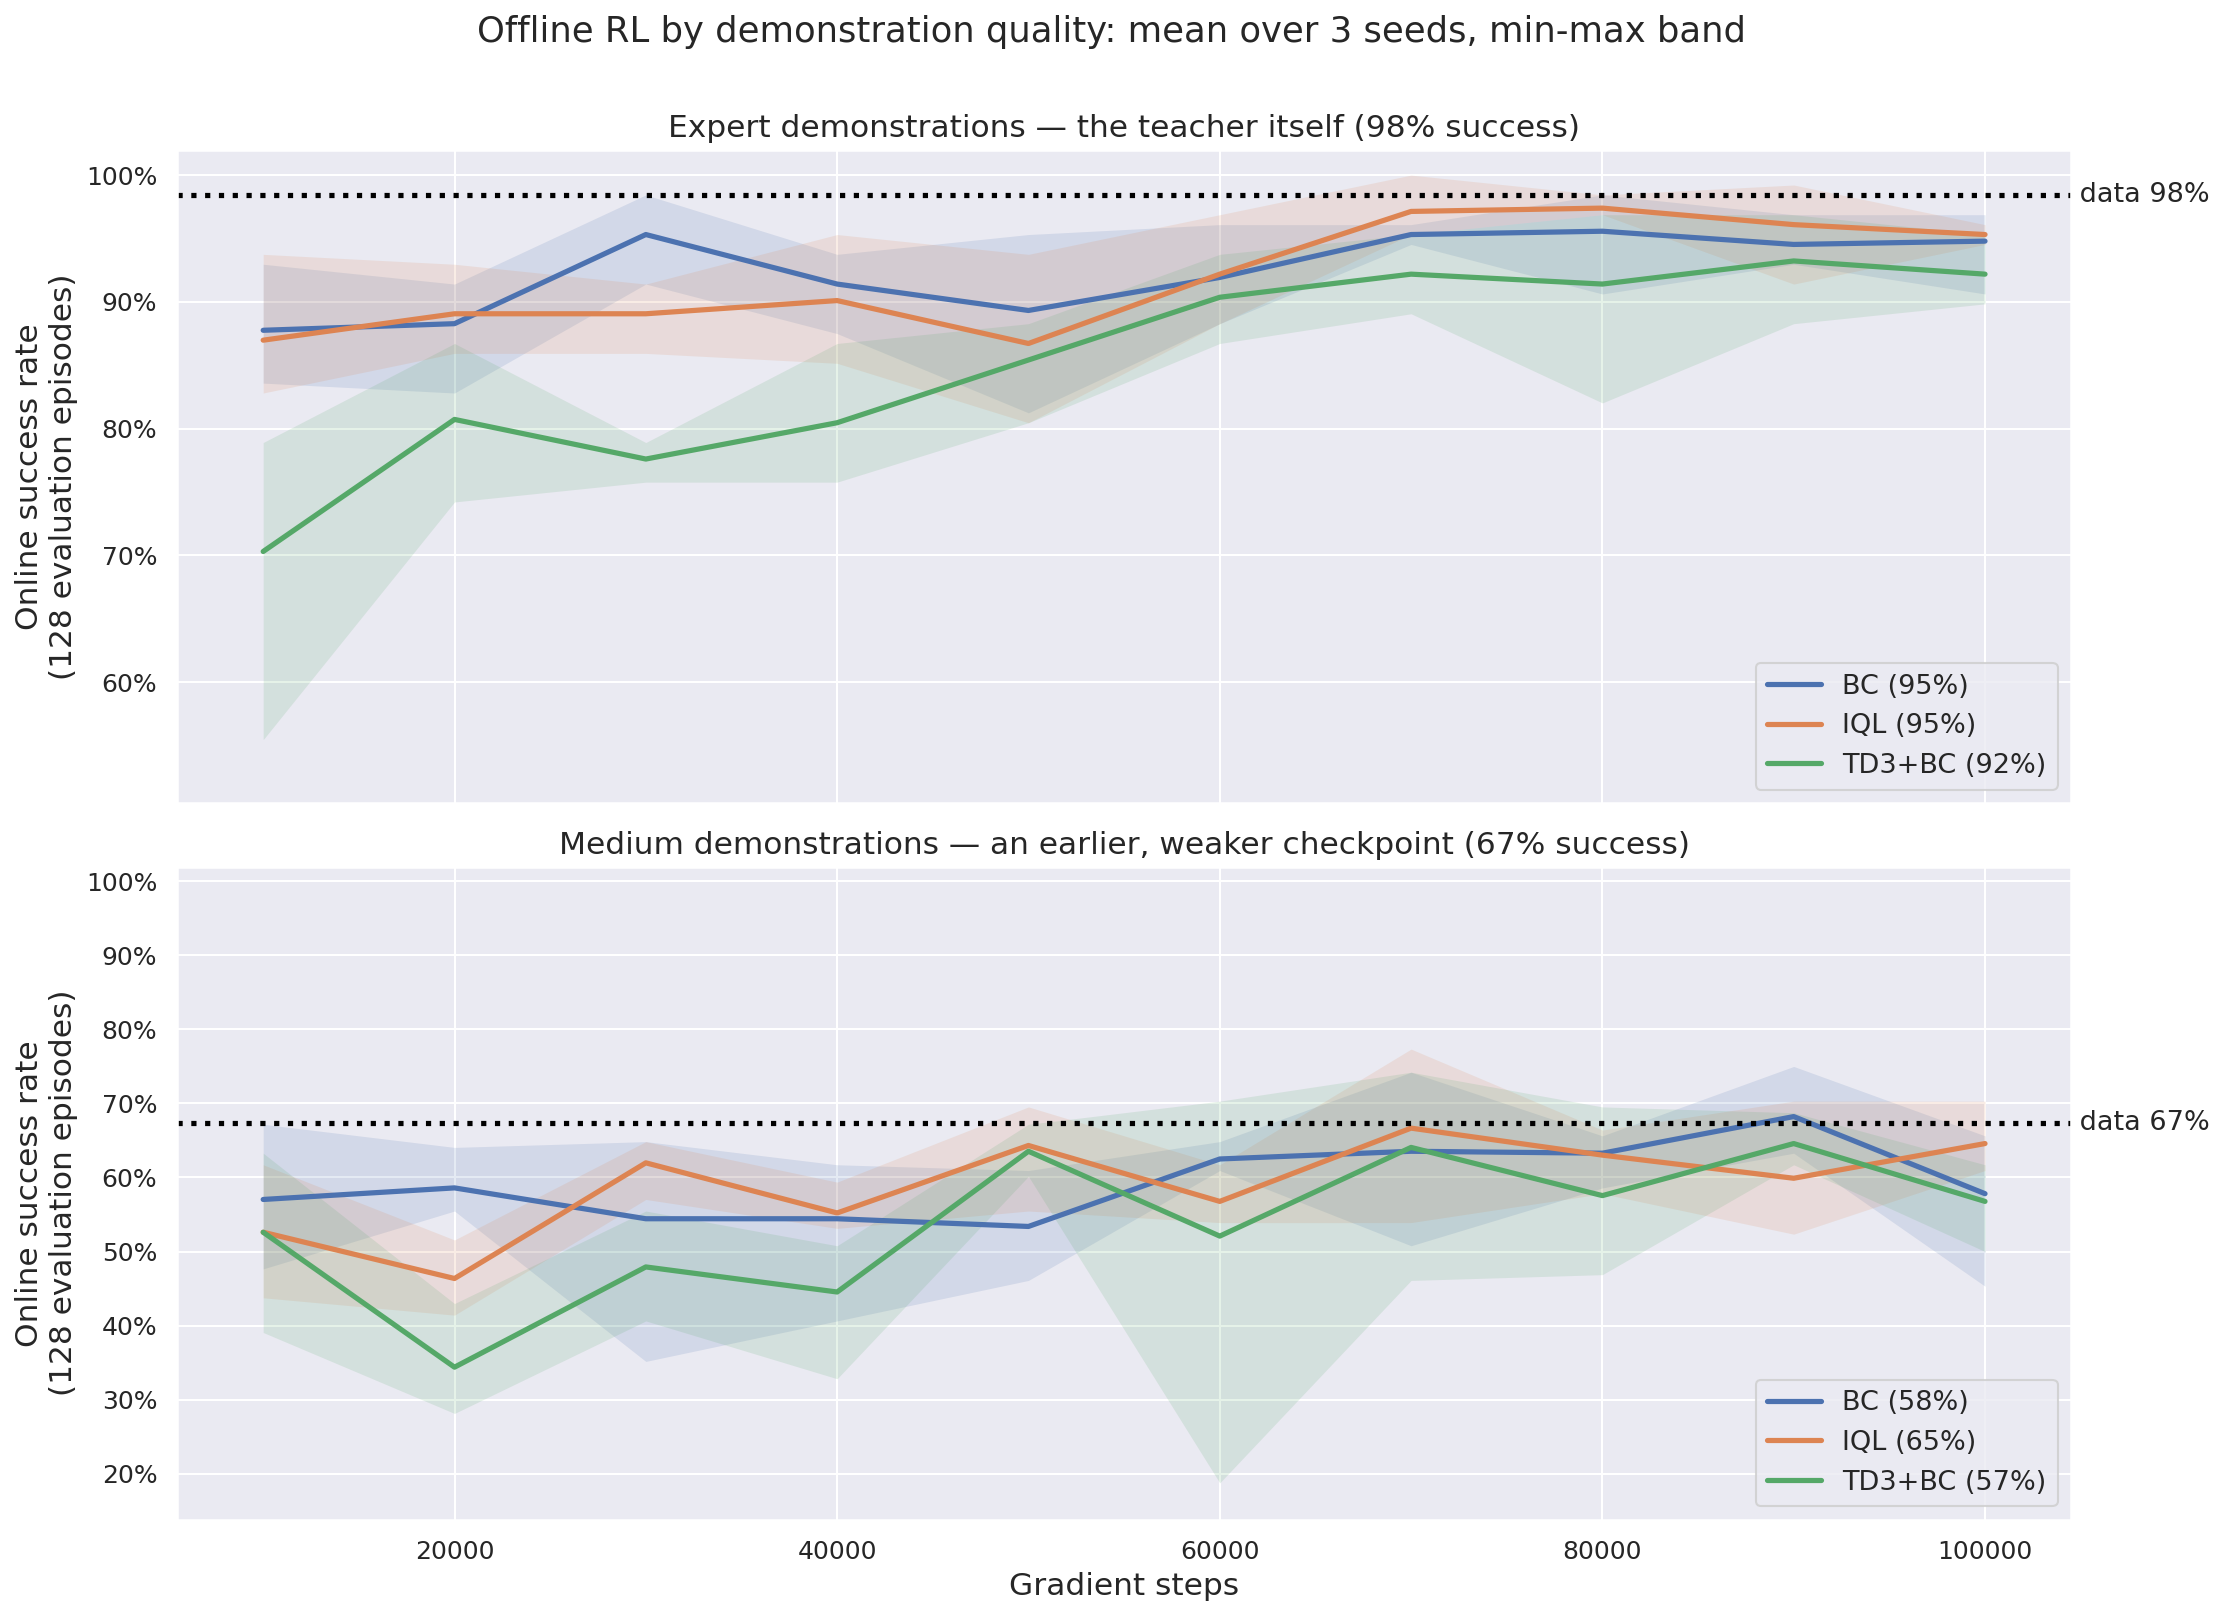

Source code (Python):
"""Plot the three-algorithm, three-seed comparison once per demonstration tier.

One panel per tier (expert, medium), one line per algorithm: the mean success rate across seeds with a
shaded min-max band, against the reference line that matters for that panel — the teacher for the expert
tier, the medium shard's own success rate for the medium tier. Deployable observations throughout (both
cameras + proprioception).

Usage (on the Spark, where the artifacts live):
    python docs/experiments/offline_rl/by_data_quality.py \
        "Expert demonstrations (teacher at 98%)|0.984|BC=<dir>,<dir>,<dir>|IQL=..." \
        "Medium demonstrations (demonstrator at 67%)|0.674|BC=..." [out=<png>]

Each positional argument is one panel: ``<title>|<reference success rate>|<label>=<run dirs>|...``.
"""

import json
import sys
from pathlib import Path

import matplotlib
import numpy as np
import seaborn as sns

matplotlib.use("Agg")
import matplotlib.pyplot as plt  # noqa: E402
from matplotlib.ticker import FuncFormatter  # noqa: E402

args = [a for a in sys.argv[1:] if not a.startswith("out=")]
out = next((a[len("out="):] for a in sys.argv[1:] if a.startswith("out=")), "by_data_quality.png")

panels = []
for arg in args:
    title, reference, *groups = arg.split("|")
    series = []
    for group in groups:
        label, run_dirs = group.split("=", 1)
        curves = []
        for run_dir in run_dirs.split(","):
            history = json.loads((Path(run_dir) / "manifest.json").read_text())["eval_history"]
            curves.append(([e["step"] for e in history], [e["success_rate"] for e in history]))
        length = min(len(steps) for steps, _ in curves)  # a stopped-short seed must not stretch the others
        series.append((label, curves[0][0][:length], np.array([v[:length] for _, v in curves])))
    panels.append((title, float(reference), series))

sns.set()
fig, axes = plt.subplots(len(panels), 1, figsize=(15, 5.5 * len(panels)), sharex=True)
axes = axes if len(panels) > 1 else [axes]
for ax, (title, reference, series) in zip(axes, panels):
    for (label, steps, values), color in zip(series, sns.color_palette(n_colors=len(series))):
        mean = values.mean(axis=0)
        sns.lineplot(x=steps, y=mean, label=f"{label} ({mean[-1]:.0%})", linewidth=2.5, color=color, ax=ax)
        # min-max envelope over seeds: with three seeds a standard deviation is noisier than the spread
        ax.fill_between(steps, values.min(axis=0), values.max(axis=0), color=color, alpha=0.15, linewidth=0)
    ax.axhline(reference, color="black", linestyle=":", linewidth=2.5)
    ax.text(ax.get_xlim()[1], reference, f" data {reference:.0%}", va="center", fontsize=13)
    ax.set_title(title, fontsize=15)
    ax.set_ylabel("Online success rate\n(128 evaluation episodes)", fontsize=15)
    floor = max(0.0, min(v.min() for _, _, v in series) - 0.05)
    ax.set_ylim(floor, 1.02)
    ax.yaxis.set_major_formatter(FuncFormatter(lambda v, _: f"{v:.0%}"))
    ax.tick_params(labelsize=12)
    ax.legend(fontsize=13, loc="lower right")
axes[-1].set_xlabel("Gradient steps", fontsize=15)
fig.suptitle("Offline RL by demonstration quality: mean over 3 seeds, min-max band", fontsize=17)
fig.tight_layout(rect=(0, 0, 1, 0.975))
fig.savefig(out, dpi=150, bbox_inches="tight")
print("WROTE", out)
